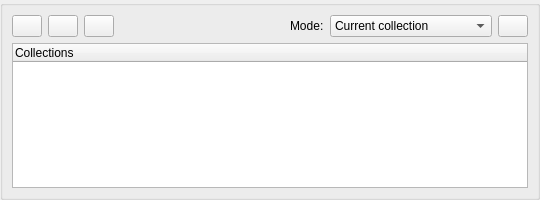
<?xml version="1.0" encoding="UTF-8"?>
<ui version="4.0">
 <class>CollectionsTreeShell</class>
 <widget class="QWidget" name="CollectionsTreeShell">
  <property name="geometry">
   <rect>
    <x>0</x>
    <y>0</y>
    <width>540</width>
    <height>200</height>
   </rect>
  </property>
  <layout class="QVBoxLayout" name="treeShellLayout">
   <property name="leftMargin"><number>0</number></property>
   <property name="topMargin"><number>0</number></property>
   <property name="rightMargin"><number>0</number></property>
   <property name="bottomMargin"><number>0</number></property>
   <item>
    <widget class="QGroupBox" name="collectionGroupBox">
     <layout class="QVBoxLayout" name="collectionLayout">
      <item>
       <layout class="QHBoxLayout" name="collectionButtonLayout">
        <item>
         <widget class="QPushButton" name="addCollectionButton">
          <property name="maximumSize"><size><width>30</width><height>30</height></size></property>
          <property name="text"><string/></property>
          <property name="icon"><iconset theme="document-new"/></property>
         </widget>
        </item>
        <item>
         <widget class="QPushButton" name="removeCollectionButton">
          <property name="maximumSize"><size><width>30</width><height>30</height></size></property>
          <property name="text"><string/></property>
          <property name="icon"><iconset theme="edit-delete"/></property>
         </widget>
        </item>
        <item>
         <widget class="QPushButton" name="duplicateCollectionButton">
          <property name="maximumSize"><size><width>30</width><height>30</height></size></property>
          <property name="toolTip"><string>Duplicate the selected collection</string></property>
          <property name="text"><string/></property>
          <property name="icon"><iconset theme="edit-copy"/></property>
         </widget>
        </item>
        <item>
         <spacer name="collectionSpacer">
          <property name="orientation"><enum>Qt::Orientation::Horizontal</enum></property>
          <property name="sizeHint" stdset="0"><size><width>40</width><height>20</height></size></property>
         </spacer>
        </item>
        <item>
         <widget class="QLabel" name="settingsScopeLabel">
          <property name="text"><string>Mode:</string></property>
          <property name="toolTip"><string>Choose which collections future Save actions apply to</string></property>
         </widget>
        </item>
        <item>
         <widget class="QComboBox" name="settingsScopeComboBox">
          <property name="toolTip"><string>Settings Mode controls the scope of Save: just the selected collection, the selected collection plus its subcollections, or every collection</string></property>
          <item><property name="text"><string>Current collection</string></property></item>
          <item><property name="text"><string>Current + subcollections</string></property></item>
          <item><property name="text"><string>All collections</string></property></item>
         </widget>
        </item>
        <item>
         <widget class="QPushButton" name="saveCollectionButton">
          <property name="maximumSize"><size><width>30</width><height>30</height></size></property>
          <property name="toolTip"><string>Save current collection settings</string></property>
          <property name="text"><string/></property>
          <property name="icon"><iconset theme="document-save"/></property>
         </widget>
        </item>
       </layout>
      </item>
      <item>
       <widget class="CollectionTreeWidget" name="collectionTreeWidget">
        <property name="minimumSize"><size><width>0</width><height>120</height></size></property>
        <property name="rootIsDecorated"><bool>true</bool></property>
        <property name="itemsExpandable"><bool>true</bool></property>
        <property name="animated"><bool>true</bool></property>
        <column>
         <property name="text"><string>Collections</string></property>
        </column>
       </widget>
      </item>
     </layout>
    </widget>
   </item>
  </layout>
 </widget>
 <customwidgets>
  <customwidget>
   <class>CollectionTreeWidget</class>
   <extends>QTreeWidget</extends>
   <header>collectiontreewidget.h</header>
  </customwidget>
 </customwidgets>
 <resources/>
 <connections/>
</ui>
